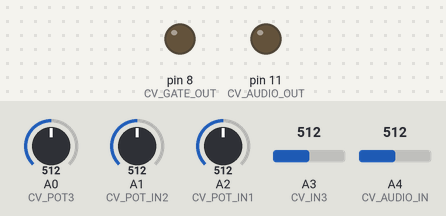
Recording of a sketch running on a simulated Arduino Uno, built with avr-gcc and run on an emulated ATmega328P. Parts: output pins drawn as LEDs (lit = HIGH). Inputs (shaded band) come from the test bench; at power-on: A3 (CV_IN3) = 512, A0 (CV_POT3) = 512, A1 (CV_POT_IN2) = 512, A2 (CV_POT_IN1) = 512, A4 (CV_AUDIO_IN) = 512.

Above: at 1.2 s.
1.3 s: A3 (CV_IN3) set to 992
Timing chart, 0 to 4.3 s (numbered marks = the images above; inputs shaded):
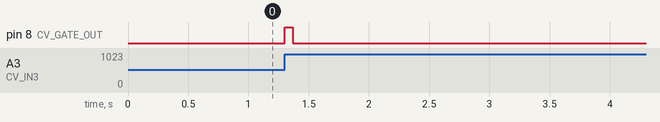

Measured:
- after the input at 1.3 s, pin 8 (CV_GATE_OUT): LOW → HIGH at once, → LOW 0.07 s later

The sketch:

elements.ino
```cpp
// (licence header left out)
/// ELEMENTS
///
/// Elements is a one-track Euclidian drum trigger sequencer.  Elements is meant
/// to run on the AE Modular GRAINS, but it could be adapted to any Arduino.
/// Elements was written by Sean Luke [sean@cs.gmu.edu]
///
/// SET GRAINS TO GRAINS MODE.  (If you want MOZZI mode, change CV_AUDIO_OUT to 9)
///
/// The Euclidian sequence fad started with the paper "The Euclidean
/// Algorithm Generates Traditional Musical Rhythms" by Godfried Toussaint.
/// It is my opinion that the claims of presence of Euclidian sequences
/// in worldwide drum sequences is dubious at best, but whatever: musicians are
/// enamored with it!
///
/// See https://en.wikipedia.org/wiki/Euclidean_rhythm
///
/// All a Euclidian Sequencer attempts to do is evenly distribute K beats
/// within N >= K steps, using a certain uniform statistical pattern.  This
/// pattern was originally derived from Bjorklund's Algorithm (which is
/// related to Euclid's Algorithm), but in fact it is also a trivial
/// result of Bressenham's Line Algorithm, which is simpler to compute
/// (and we're using it below).
///
/// We have three major parameters:
///
/// - The SIZE of the sequence (N)
/// - The NUMBER OF BEATS in the sequence (K)
/// - The ROTATION of the sequence -- which step the sequence starts on (from 1..N), or 0,
///   which steps on step 1 but changes DIGITAL OUT to only pulse once per sequence start.
///   [See below].
///
/// If you change these parameters, Elements will have to recompute and restart
/// the sequence.
///
/// Elements pumps out the sequence via AUDIO OUT, and the reversed sequence via DIGITAL_OUT.
///
/// Having a hard time determining the length of your sequence?  If you set the ROTATION
/// to 0% (full left), then DIGITAL OUT (D) will change to instead trigger once each sequence
/// iteration.
///
/// Perhaps it's hard for you to dial in the right sequence length, and you don't need or want
/// 23 or 32 or 17 steps as options.  If you change the following to a 1...

#define USE_SIMPLE_SIZES 0

/// ... then Elements will instead only permit the sizes 6, 8, 9, 12, 16, 18, 24, and 32.  That'd
/// be a lot easier to dial in.  If you have a custom size, you could change one of the eight
/// values below to that custom size too.  For example, in you might change 16 to 17 if for some
/// reason you want 17 steps to be easy to select (and don't want 16!)

#define NUM_SIMPLE_SIZES 8
uint8_t simpleSizes[NUM_SIMPLE_SIZES] = { 6, 8, 9, 12, 16, 18, 24, 32 };


///
/// CONFIGURATION
///
/// IN 1            Size CV, up to 32 steps
/// IN 2            Number of Beats (as a percentage of Size) CV
/// IN 3            Clock
/// AUDIO IN (A)    Reset
/// AUDIO OUT       Euclidian Rhythm Out
/// DIGITAL OUT (D) Reverse Euclidian Rhythm Out, or just the first step of sequence if POT3 is fully left
///
/// POT 1           Size, up to 32 steps
/// POT 2           Number of Beats (as a percentage of Size)
/// POT 3           Rotation (as a percentage of Size)
///
///
/// USING DRUMKIT010
///
/// Be sure to set DrumKit1010's TRIG MODE switch to "D" (Digital), so it properly
/// responds to triggers.
///
/// GRAINS BUG
/// There is a bug in GRAINS that affects Pots (Dials) 1 and 2.  If you set the switch to "Man",
/// then the range of the Pot is correct.  But if you set the switch to "In 1" (or "In 2"),
/// then the range of the Dial is maximum (1.0 probability for our purposes) at about the
/// 2 o'clock position on the Dial.  Beyond that it stays at 1.0.

////////// PINOUTS

#define CV_POT_IN1    A2    // Size
#define CV_POT_IN2    A1    // Number of Beats
#define CV_POT3       A0    // Rotation
#define CV_IN3        A3    // Clock
#define CV_AUDIO_IN   A4    // Reset
#define CV_AUDIO_OUT  11    // Euclidian Rhythm Out
#define CV_GATE_OUT   8     // Reverse Euclidian Rhythm Out

#define LOW_CLOCK 200
#define HIGH_CLOCK 800
#define TRIGGER_WIDTH 100
#define MAX_LENGTH 32
uint8_t rhythm[MAX_LENGTH];
int8_t size = -1;
int8_t beats = -1;
int8_t rotation = -1;
uint8_t position = 0;
int8_t counter1 = -1;
int8_t counter2 = -1;


void setup()
    {
    pinMode(CV_AUDIO_OUT, OUTPUT);
    pinMode(CV_GATE_OUT, OUTPUT);
    // Serial.begin(115200);
    }

// From https://github.com/ducroq/EuclidSeqNano/blob/master/src/EuclidRhythm.cpp
// Which is GPL 3

bool bresenhamEuclidean(int n, int k, int o, uint8_t *s)
/*
  Constructs a cyclic n-bit binary sequence with k 1s,
  such that the 1s are distributed as evenly as possible.
  @param n is the length of the sequence (beats or pulses)
  @param k is the number of 1s (onsets)
  @param o is the offset (shift)
  @param s is a pointer to store the resulting sequence
  returns true on success and false on failure
*/
    {
    if (k > n)
        return false;

    if (k == 0)
        {
        for(uint8_t i = 0; i < n; i++)
            s[i] = 0;
        return true;
        }

    uint8_t c[n];
    float slope = float(k) / float(n);
    uint8_t prev_y = -1;

    for (uint8_t i = 0; i < n; i++)
        // approximate a pixelated line and mark vertical changes
        {
        uint8_t y = (uint8_t)floor((float(i) * slope));
        c[i] = (y != prev_y) ? 1 : 0;
        prev_y = y;
        }
    for (uint8_t i = 0; i < n; i++)
        // shift the pattern to produce sequence
        s[i] = (i - (int8_t)o >=  0) ? c[i - (int8_t)o] : c[i - (int8_t)o + n];
    //      (i + o < n) ? c[i + o] : c[i + o - n];

    return true;
    }

void printIt()
    {
    Serial.print("Size ");
    Serial.println(size);
    Serial.print("Beats ");
    Serial.println(beats);
    Serial.print("Rotation ");
    Serial.println(rotation);
    for(int i = 0; i < size; i++)
        {
        Serial.print(rhythm[i]);
        Serial.print(" ");
        }
    Serial.println();
    }


#define COUNT_TO 10
uint8_t sizeCount = 0;
uint8_t beatsCount = 0;
uint8_t rotationCount = 0;
uint8_t clock = 0;
void loop()
    {
    // reset triggers
    if (counter1 == 0)
        {
        digitalWrite(CV_AUDIO_OUT, 0);
        }

    if (counter1 >= 0)
        {
        counter1--;
        }

    if (counter2 == 0)
        {
        digitalWrite(CV_GATE_OUT, 0);
        }

    if (counter2 >= 0)
        {
        counter2--;
        }

    // Determine if we need to recompute the rhythm

    boolean change = false;

#ifdef USE_SIMPLE_SIZES
    uint8_t newSize = simpleSizes[(analogRead(CV_POT_IN1) * (uint32_t)NUM_SIMPLE_SIZES) >> 10];
#else
    uint8_t newSize = (uint8_t)((analogRead(CV_POT_IN1) * (uint32_t)(MAX_LENGTH - 1)) >> 10) + 1;
#endif
    if (newSize != size)
        {
        if (sizeCount++ > COUNT_TO)
            {
            size = newSize;
            sizeCount = 0;
            change = true;
            }
        }
    else sizeCount = 0;

    uint8_t newBeats = (uint8_t)((analogRead(CV_POT_IN2) * (uint32_t)(size + 1)) >> 10);
    if (newBeats != beats)
        {
        if (beatsCount++ > COUNT_TO)
            {
            beats = newBeats;
            beatsCount = 0;
            change = true;
            }
        }
    else beatsCount = 0;
    uint8_t newRotation = (uint8_t)((analogRead(CV_POT3) * (uint32_t)(size + 1)) >> 10);
    if (newRotation != rotation)
        {
        if (rotationCount++ > COUNT_TO)
            {
            // Serial.println(newRotation);
            rotation = newRotation;
            rotationCount = 0;
            change = true;
            }
        }
    else rotationCount = 0;

    if (change)
        {
        // rebuild
        position = 0;
        bresenhamEuclidean(size, beats, rotation == 0 ? 0 : rotation - 1, rhythm);
        // printIt();
        }

    // Reset and Clock

    if (size == 0) return;

    analogRead(CV_AUDIO_IN);                // throwaway
    if (analogRead(CV_AUDIO_IN) > HIGH_CLOCK)
        {
        position = 0;
        return;
        }

    uint16_t clockVal = analogRead(CV_IN3);
    if (clockVal < LOW_CLOCK)
        {
        clock = false;
        }
    else if (clockVal > HIGH_CLOCK && !clock)
        {
        clock = true;
        if (rhythm[position] == 1)
            {
            digitalWrite(CV_AUDIO_OUT, 1);
            counter1 = TRIGGER_WIDTH;
            }

        if (rotation == 0)
            {
            if (position == 0)
                {
                digitalWrite(CV_GATE_OUT, 1);
                counter2 = TRIGGER_WIDTH;
                }
            }
        else if (rhythm[size - position - 1] == 1)
            {
            digitalWrite(CV_GATE_OUT, 1);
            counter2 = TRIGGER_WIDTH;
            }
        position++;
        if (position >= size) position = 0;
        }
    }
```
